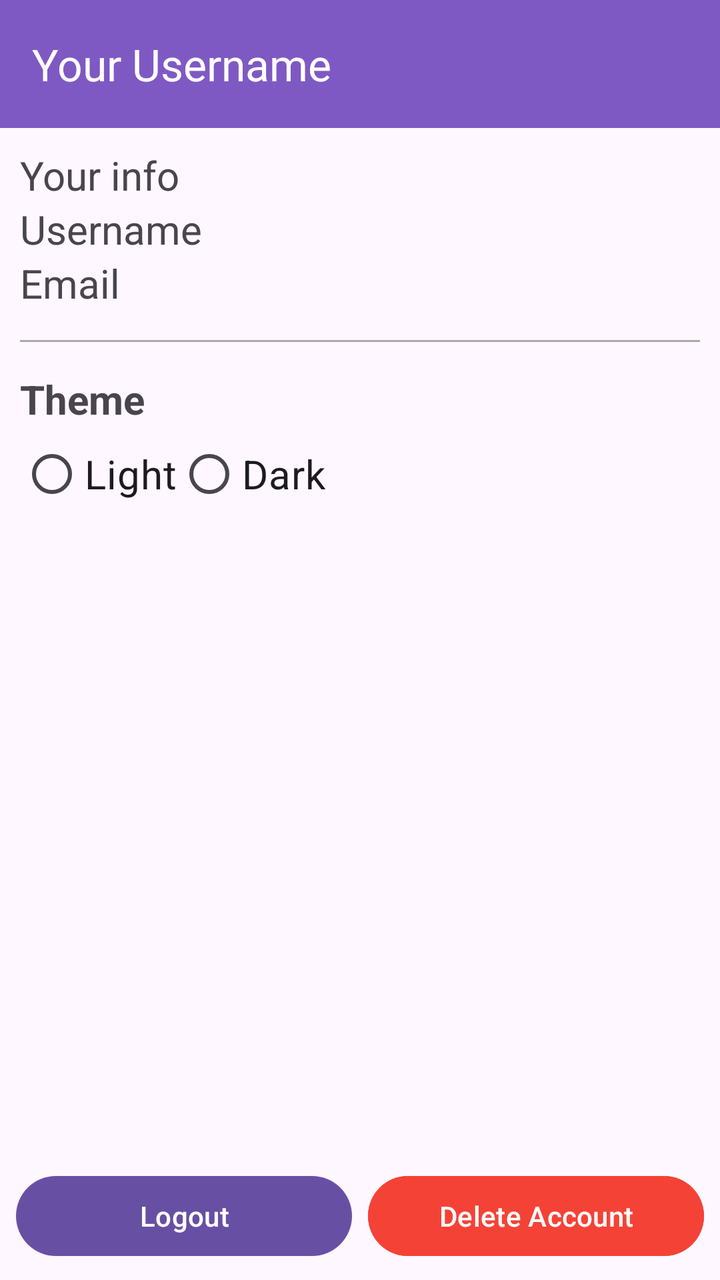
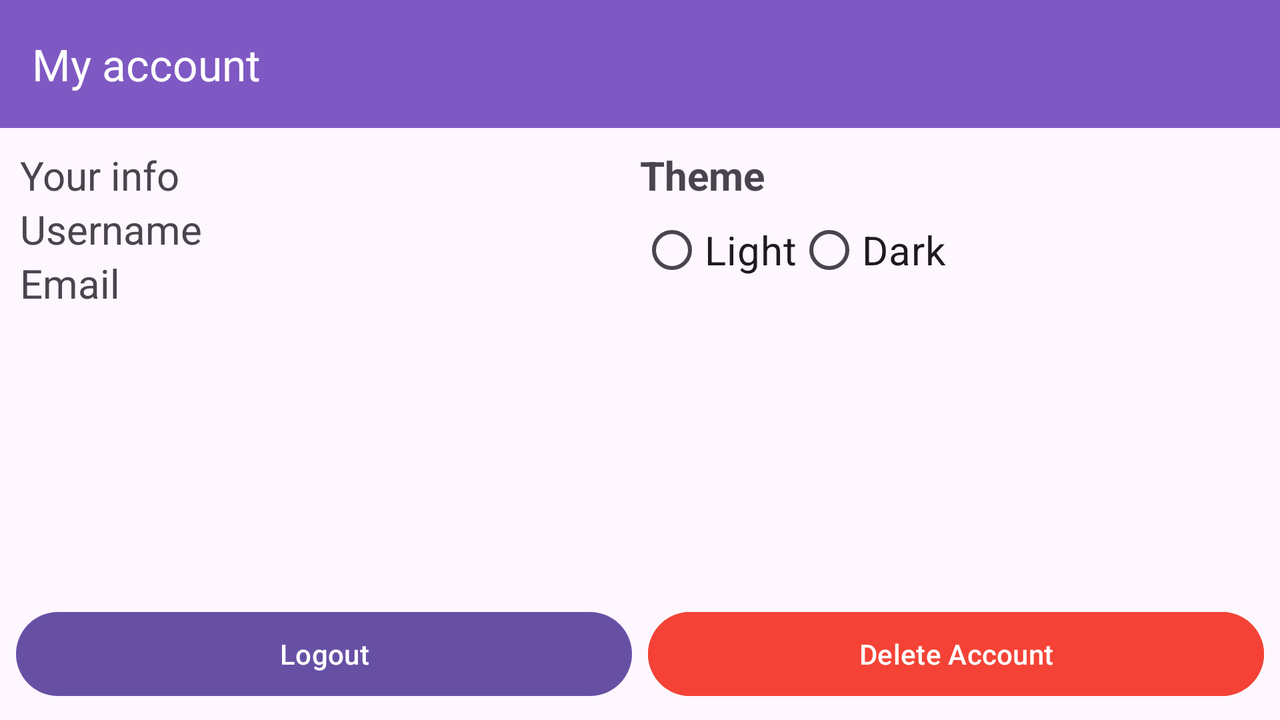

One screen, two layout resources from the same app: the default and the repository's alternative for another configuration. Each is rendered where Android would select it; the XML of both is given below.
<!-- AndroidManifest.xml: application theme Theme.MidPlayer -->
<!-- res/layout/activity_account_info.xml -->
<?xml version="1.0" encoding="utf-8"?>
<androidx.constraintlayout.widget.ConstraintLayout xmlns:android="http://schemas.android.com/apk/res/android"
    xmlns:app="http://schemas.android.com/apk/res-auto"
    xmlns:tools="http://schemas.android.com/tools"
    android:id="@+id/main"
    android:layout_width="match_parent"
    android:layout_height="match_parent"
    tools:context=".AccountInfoActivity">

    <androidx.appcompat.widget.Toolbar
        android:id="@+id/tbAccountInfo"
        android:layout_width="match_parent"
        android:layout_height="wrap_content"
        app:titleTextColor="#ffffff"
        app:title="Your Username"
        android:background="#7F59C3"
        app:layout_constraintTop_toTopOf="parent"
        app:layout_constraintStart_toStartOf="parent"
        app:layout_constraintEnd_toEndOf="parent"/>

    <ScrollView
        android:id="@+id/svAccountInfo"
        android:layout_width="0dp"
        android:layout_height="0dp"
        app:layout_constraintTop_toBottomOf="@+id/tbAccountInfo"
        app:layout_constraintBottom_toBottomOf="parent"
        app:layout_constraintStart_toStartOf="parent"
        app:layout_constraintEnd_toEndOf="parent">

        <LinearLayout
            android:layout_width="match_parent"
            android:layout_height="wrap_content"
            android:orientation="vertical"
            android:padding="10dp">

            <TextView
                android:id="@+id/tvAccountInfo"
                android:layout_width="match_parent"
                android:layout_height="wrap_content"
                android:text="@string/your_info"
                android:textSize="20sp"/>

            <TextView
                android:id="@+id/tvAccountUsername"
                android:layout_width="match_parent"
                android:layout_height="wrap_content"
                android:text="@string/username"
                android:textSize="20sp"/>

            <TextView
                android:id="@+id/tvAccountEmail"
                android:layout_width="match_parent"
                android:layout_height="wrap_content"
                android:text="@string/email"
                android:textSize="20sp"/>

            <View
                android:layout_width="match_parent"
                android:layout_height="1dp"
                android:background="#AAAAAA"
                android:layout_marginVertical="15dp"/>

            <TextView
                android:layout_width="match_parent"
                android:layout_height="wrap_content"
                android:text="@string/theme"
                android:textSize="20sp"
                android:textStyle="bold"/>

            <RadioGroup
                android:id="@+id/rgTheme"
                android:layout_width="match_parent"
                android:layout_height="wrap_content"
                android:orientation="horizontal">

                <RadioButton
                    android:id="@+id/rbLight"
                    android:layout_width="wrap_content"
                    android:layout_height="wrap_content"
                    android:text="@string/light"
                    android:textSize="20sp"/>

                <RadioButton
                    android:id="@+id/rbDark"
                    android:layout_width="wrap_content"
                    android:layout_height="wrap_content"
                    android:text="@string/dark"
                    android:textSize="20sp"/>
            </RadioGroup>


        </LinearLayout>

    </ScrollView>

    <LinearLayout
        style="?android:attr/buttonBarStyle"
        android:layout_width="match_parent"
        android:layout_height="wrap_content"
        android:orientation="horizontal"
        android:gravity="center"
        android:padding="8dp"
        app:layout_constraintBottom_toBottomOf="parent"
        app:layout_constraintStart_toStartOf="parent"
        app:layout_constraintEnd_toEndOf="parent">

        <Button
            android:id="@+id/btnLogout"
            android:layout_width="0dp"
            android:layout_height="wrap_content"
            android:layout_weight="1"
            android:text="@string/logout" />

        <Button
            android:id="@+id/btnDelete"
            android:layout_width="0dp"
            android:layout_height="wrap_content"
            android:layout_weight="1"
            android:layout_marginStart="8dp"
            android:backgroundTint="#F44336"
            android:text="@string/delete_account"/>
    </LinearLayout>





</androidx.constraintlayout.widget.ConstraintLayout>
<!-- resources referenced by this layout -->
<resources>
  <string name="dark">Dark</string>
  <string name="delete_account">Delete Account</string>
  <string name="email">Email</string>
  <string name="light">Light</string>
  <string name="logout">Logout</string>
  <string name="theme">Theme</string>
  <string name="username">Username</string>
  <string name="your_info">Your info</string>
  <style name="Theme.MidPlayer" parent="Base.Theme.MidPlayer" />
  <style name="Base.Theme.MidPlayer" parent="Theme.Material3.DayNight.NoActionBar">
          
          
      </style>
</resources>
<!-- res/layout-land/activity_account_info.xml (the repository's variant of the layout above) -->
<!-- drawn on the phone turned sideways -->
<?xml version="1.0" encoding="utf-8"?>
<androidx.constraintlayout.widget.ConstraintLayout xmlns:android="http://schemas.android.com/apk/res/android"
    xmlns:app="http://schemas.android.com/apk/res-auto"
    xmlns:tools="http://schemas.android.com/tools"
    android:id="@+id/main"
    android:layout_width="match_parent"
    android:layout_height="match_parent"
    tools:context=".AccountInfoActivity">

    <androidx.appcompat.widget.Toolbar
        android:id="@+id/tbAccountInfo"
        android:layout_width="match_parent"
        android:layout_height="wrap_content"
        app:titleTextColor="#ffffff"
        app:title="My account"
        android:background="#7F59C3"
        app:layout_constraintTop_toTopOf="parent"
        app:layout_constraintStart_toStartOf="parent"
        app:layout_constraintEnd_toEndOf="parent"/>

    <LinearLayout
        android:layout_width="0dp"
        android:layout_height="0dp"
        android:baselineAligned="false"
        android:orientation="horizontal"
        app:layout_constraintTop_toBottomOf="@+id/tbAccountInfo"
        app:layout_constraintBottom_toTopOf="@+id/buttonLayout"
        app:layout_constraintStart_toStartOf="parent"
        app:layout_constraintEnd_toEndOf="parent"
        android:padding="10dp">

        <ScrollView
            android:layout_width="0dp"
            android:layout_height="match_parent"
            android:layout_weight="1">

            <LinearLayout
                android:layout_width="match_parent"
                android:layout_height="wrap_content"
                android:orientation="vertical">

                <TextView
                    android:id="@+id/txtAccountInfo"
                    android:layout_width="match_parent"
                    android:layout_height="wrap_content"
                    android:text="@string/your_info"
                    android:textSize="20sp"/>

                <TextView
                    android:id="@+id/txtAccountUsername"
                    android:layout_width="match_parent"
                    android:layout_height="wrap_content"
                    android:text="@string/username"
                    android:textSize="20sp"/>

                <TextView
                    android:id="@+id/txtAccountEmail"
                    android:layout_width="match_parent"
                    android:layout_height="wrap_content"
                    android:text="@string/email"
                    android:textSize="20sp"/>

            </LinearLayout>
        </ScrollView>

        <ScrollView
            android:layout_width="0dp"
            android:layout_height="match_parent"
            android:layout_weight="1">

            <LinearLayout
                android:layout_width="match_parent"
                android:layout_height="wrap_content"
                android:orientation="vertical">

                <TextView
                    android:layout_width="match_parent"
                    android:layout_height="wrap_content"
                    android:text="@string/theme"
                    android:textSize="20sp"
                    android:textStyle="bold"/>

                <RadioGroup
                    android:id="@+id/rgTheme"
                    android:layout_width="match_parent"
                    android:layout_height="wrap_content"
                    android:orientation="horizontal">

                    <RadioButton
                        android:id="@+id/rbLight"
                        android:layout_width="wrap_content"
                        android:layout_height="wrap_content"
                        android:text="@string/light"
                        android:textSize="20sp"/>

                    <RadioButton
                        android:id="@+id/rbDark"
                        android:layout_width="wrap_content"
                        android:layout_height="wrap_content"
                        android:text="@string/dark"
                        android:textSize="20sp"/>
                </RadioGroup>

            </LinearLayout>
        </ScrollView>

    </LinearLayout>

    <LinearLayout
        android:id="@+id/buttonLayout"
        style="?android:attr/buttonBarStyle"
        android:layout_width="match_parent"
        android:layout_height="wrap_content"
        android:orientation="horizontal"
        android:gravity="center"
        android:padding="8dp"
        app:layout_constraintBottom_toBottomOf="parent"
        app:layout_constraintStart_toStartOf="parent"
        app:layout_constraintEnd_toEndOf="parent">

        <Button
            android:id="@+id/btnLogout"
            android:layout_width="0dp"
            android:layout_height="50dp"
            android:layout_weight="1"
            android:text="@string/logout"/>

        <Button
            android:id="@+id/btnDelete"
            android:layout_width="0dp"
            android:layout_height="50dp"
            android:layout_weight="1"
            android:layout_marginStart="8dp"
            android:backgroundTint="#F44336"
            android:text="@string/delete_account"/>
    </LinearLayout>

</androidx.constraintlayout.widget.ConstraintLayout>
